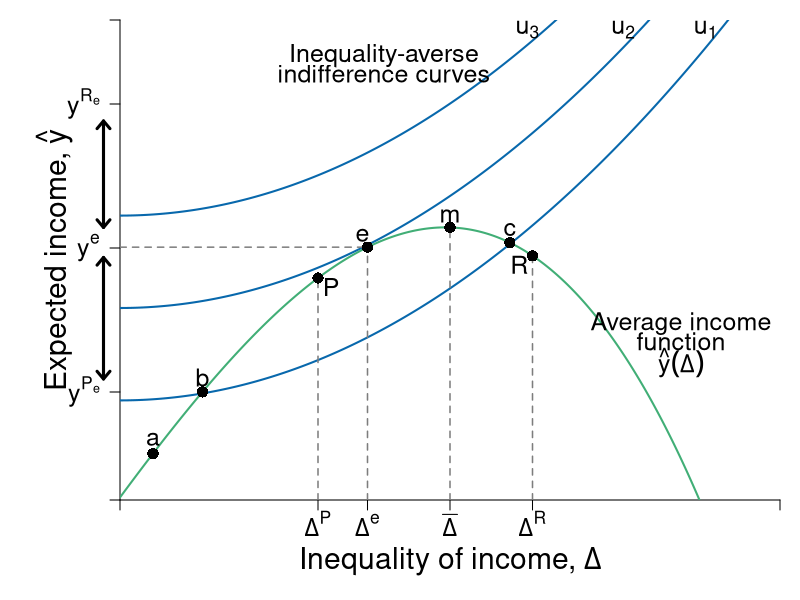

The R script that drew this image:
#Graph Designer: Simon Halliday & Riley Boeth '17
#Authors: Bowles, Foley and Halliday
#Title: Coordination, Conflict and Competition: A Text in Microeconomics

library(shape)
require(shape)
pdf(file = "risk/risks_inequality_averse.pdf", width = 10, height = 8)


#Set parameters for graphics
axislabelsize <- 1.8
labelsize <- 1.5
namesize <- 1.8
annotatesize <- 1.5
graphlinewidth <- 2
segmentlinewidth <- 1.5

COL <- c("#7fc97f", "#beaed4", "#fdc086", "#ffff99", "#386cb0", "#f0027f", "#bf5b17", "#666666")
COLA <- c("#e0f3db", "#99d8c9","#66c2a4","#41ae76", "#238b45", "#005824")
COLB <- c("#c6dbef", "#4eb3d3", "#2b8cbe", "#0868ac","#084081")
COLC <- c("#fcfbfd", "#efedf5", "#dadaeb", "#bcbddc", "#9e9ac8", "#807dba", "#6a51a3", "#54278f", "#3f007d")
grays <- gray.colors(25, start = 1, end = 0)

#Edited the margins to cater for the larger LHS labels
par(mar =  c(5, 6, 1, 1))

#Indifference curves of a risk-averse homo economicus (1st graph out of the two for 4.7)

indiffA1 <- function(x, uA = 5, rmax=  .7, xmax = 15) {
  uA + (1/2)*(rmax/xmax)*(x^2)
}

#rmax*x
#indiffA <- function(x, ua=2) {
#  ua + (1/12)*(x)^2
#}

#Average wealth function 

avgwealth <- function(x){
  (1.08)*((-1/35)*(((-((.9)*x-36))^2))+36.8+((-1/10)*(x-4)+(-1/1000)*((x-3)^3)))
}

#Add limits on axes and levels of utility for each indifference curve
ylims <- c(0, 40)
xlims <- c(0, 40)

npts <- 501 
x <- seq(xlims[1], xlims[2], length.out = npts)
y <- seq(ylims[1], ylims[2], length.out = npts) 

plot(0, 0, xlim = xlims, ylim = ylims, type = "n",
     xlab = expression(paste("")),
     ylab = expression(paste("")), 
     xaxt = "n", 
     yaxt = "n", 
     cex.lab = axislabelsize, 
     bty = "n", 
     xaxs = "i", 
     yaxs = "i"
)

#x and y limits with plain axes without ticks/numbers to match previous graph

ticksx <- c(0,  12, 15, 20, 25, xlims[2])
xlabels <- c(NA, expression(paste(Delta^P)),  expression(paste(Delta^e)), expression(paste(bar(Delta) )), expression(paste(Delta^R)),  NA)
ticksy <- c(0, 21 - 12, 21, 21 + 12, ylims[2])
ylabels <- c(NA, expression(paste(y^P[e])), expression(paste(y^e)), expression(paste(y^R[e])), NA)



axis(1,at = ticksx,  pos = 0, labels = xlabels, cex.axis = labelsize)
axis(2,at = ticksy,  pos = 0, labels = ylabels, las = 1, cex.axis = labelsize)

npts <- 500 
xx1 <- seq(xlims[1], xlims[2], length.out = npts)
xx2 <- seq(0, xlims[2], length.out = npts)
xx3 <- seq(xlims[1], 0, length.out = npts)
xx4 <- seq(-11, 0, length.out = npts)


lines(xx1, indiffA1(xx1, uA = 8.3), col = COLB[4], lwd = graphlinewidth)
lines(xx1, indiffA1(xx1, uA = 16), col = COLB[4], lwd = graphlinewidth)
lines(xx1, indiffA1(xx1, uA = 23.7), col = COLB[4], lwd = graphlinewidth)
lines(xx1, avgwealth(xx1), col = COLA[4], lwd = graphlinewidth)


#Axis labels and draw linear utility function
mtext(expression(paste("Inequality of income, ", Delta)), side = 1, line = 3, cex = axislabelsize)
text(-4, 0.5*ylims[2], expression(paste("Expected income, ", hat(y))), xpd = TRUE, cex = axislabelsize, srt = 90) 

#Label various points on line

text(2, avgwealth(2)+1.2, expression(paste("a")), cex = labelsize)
text(5, avgwealth(5)+1.2, expression(paste("b")), cex = labelsize)
points(5, avgwealth(5), pch = 16, col = "black", cex = 1.5)
points(2, avgwealth(2), pch = 16, col = "black", cex = 1.5)

segments(25, 0, 25, avgwealth(25), lty = 2, col = grays[20], lwd = segmentlinewidth)
points(25, avgwealth(25), pch = 16, col = "black", cex = 1.5)

text(23.63, avgwealth(23.63)+1.1, expression(paste("c")), cex = labelsize)
points(23.63, avgwealth(23.63), pch = 16, col = "black", cex = 1.5)

text(20, avgwealth(20)+1, expression(paste(m)), cex = labelsize)
segments(20, 0, 20, avgwealth(20), lty = 2, col = grays[20], lwd = segmentlinewidth)
points(20, avgwealth(20), pch = 16, col = "black", cex = 1.5)

text(14.7, avgwealth(15)+1, expression(paste(e)), cex = labelsize)
segments(15, 0, 15, avgwealth(15), lty = 2, col = grays[20], lwd = segmentlinewidth)
segments(0, avgwealth(15), 15, avgwealth(15), lty = 2, col = grays[20], lwd = segmentlinewidth)
points(15, avgwealth(15), pch = 16, col = "black", cex = 1.5)

segments(12, 0, 12, avgwealth(12), lty = 2, col = grays[20], lwd = segmentlinewidth)
points(12, avgwealth(12), pch = 16, col = "black", cex = 1.5)

#Add arrow beside y axis and points on axis

arrows(-1, avgwealth(21) + 9, -1, avgwealth(20) , col = "black", code = 3, arr.type = "simple", lty = 1, xpd = TRUE, length = 0.1, angle = 40, lwd = 3)
arrows(-1, avgwealth(21) - 12.5, -1, avgwealth(20) - 2.5, col = "black", code = 3, arr.type = "simple", lty = 1, xpd = TRUE, length = 0.1, angle = 40, lwd = 3)

#points(0, avgwealth(23)+12, pch = 16, col = "black", cex = 1.5, xpd = TRUE)
#points(0, avgwealth(23), pch = 16, col = "black", cex = 1.5,xpd = TRUE)
#points(0, avgwealth(23)-12, pch = 16, col = "black", cex = 1.5,xpd = TRUE)

#label the three indifference curves

text(24.7, 39.2, expression(paste(u[3])), xpd = TRUE, cex = labelsize)
text(30.5, 39.2, expression(paste(u[2])),  xpd = TRUE, cex = labelsize)
text(35.5, 39.2, expression(paste(u[1])),  xpd = TRUE, cex = labelsize)

#Label P and R
text(12 + 0.8, avgwealth(12) - 0.75, expression(paste(P)), cex = labelsize)
text(25 - 0.8, avgwealth(25) - 0.75, expression(paste(R)), cex = labelsize)

#Label average wealth curve and indifference curves generally

text(34, avgwealth(30)+1.5, expression(paste("Average income")), xpd = TRUE, cex = labelsize)
text(34, avgwealth(30), expression(paste("function")), xpd = TRUE, cex = labelsize)
text(34, avgwealth(30)-1.75, expression(paste(hat(y)(Delta))), xpd = TRUE, cex = labelsize)

#text(17, 38.5, expression(paste("Inequality Averse")), xpd = TRUE, cex = labelsize)
text(16, 37, expression(paste("Inequality-averse")), xpd = TRUE, cex = labelsize)
text(16, 35.5, expression(paste("indifference curves")), xpd = TRUE, cex = labelsize)


dev.off()
